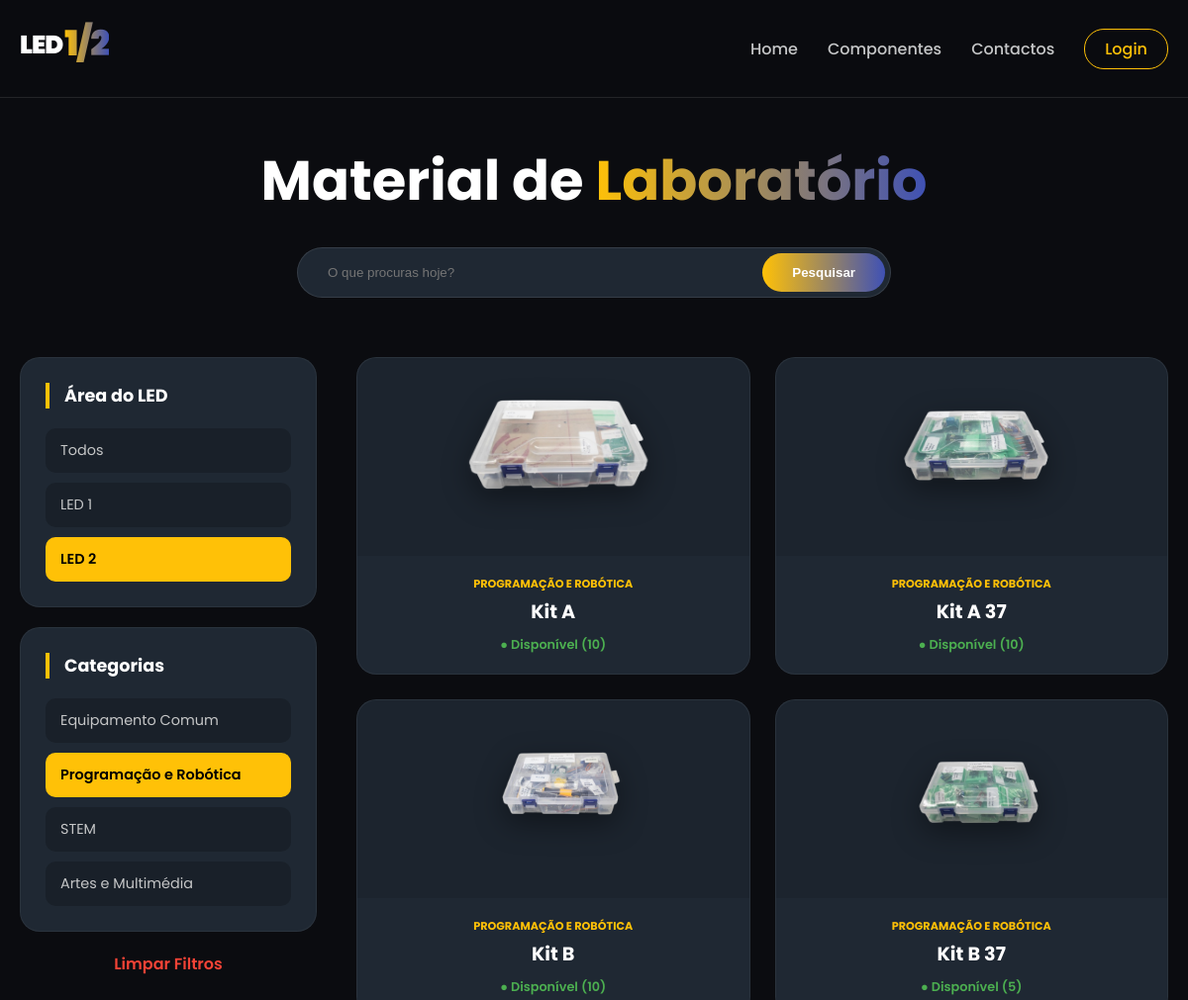
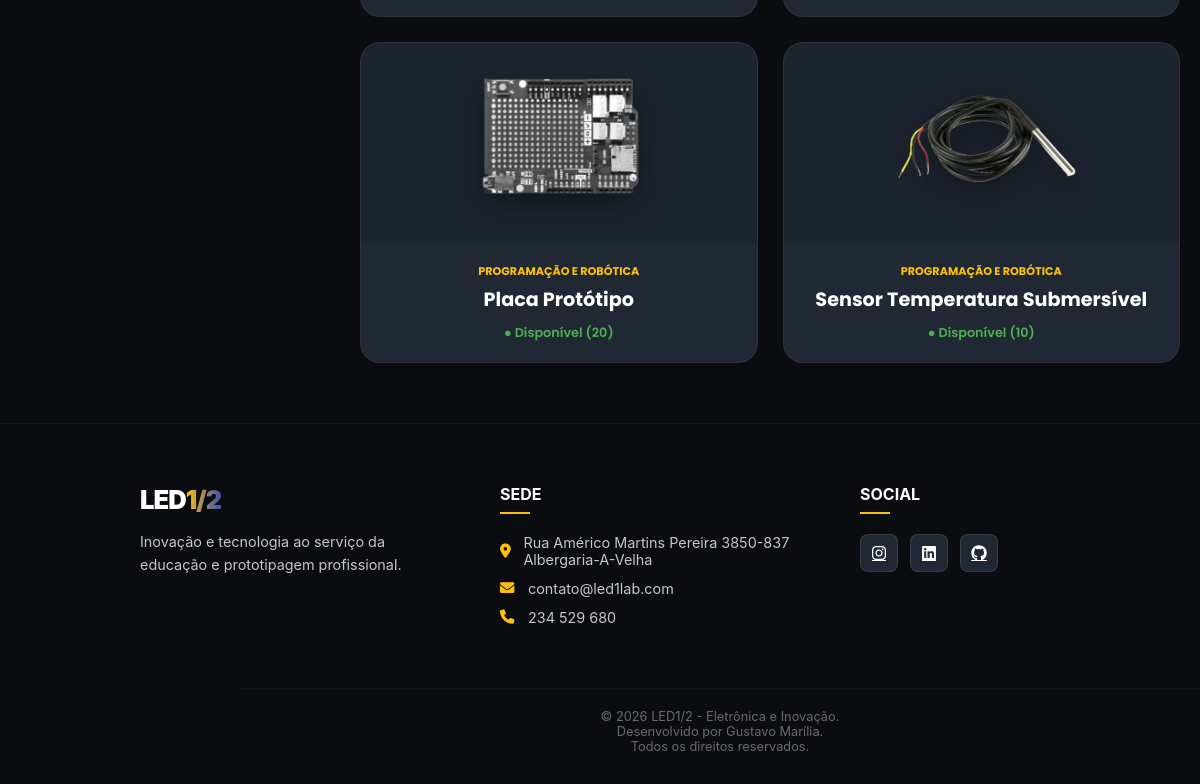
The app's page /pages/lab.php?cat=Programação e Robótica&led=LED 2 with its own data (2 pictures, top to bottom).
### tables this page shows
CREATE TABLE `menu` (
  `ID_menu` int(11) NOT NULL,
  `nome_menu` varchar(50) NOT NULL,
  `tipo_menu` varchar(50) NOT NULL,
  `ordem_menu` int(11) NOT NULL,
  `link_menu` text NOT NULL
);

CREATE TABLE `produtos` (
  `ID_produto` int(11) NOT NULL,
  `nome_produto` varchar(50) NOT NULL,
  `descricao_produto` text DEFAULT NULL,
  `imagem_produto` text NOT NULL,
  `quantidade` int(11) DEFAULT 0,
  `tipo_led` varchar(20) DEFAULT NULL,
  `categoria` varchar(50) DEFAULT NULL
);

CREATE TABLE `footer` (
  `id` int(11) NOT NULL,
  `texto_copyright` varchar(255) NOT NULL,
  `email` varchar(150) DEFAULT NULL,
  `telefone` varchar(50) DEFAULT NULL,
  `morada` varchar(255) DEFAULT NULL,
  `instagram` varchar(255) DEFAULT NULL,
  `linkedin` varchar(255) DEFAULT NULL,
  `github` varchar(255) DEFAULT NULL
);

### pages/lab.php (the view, shortened to what this page needs)
<?php
require_once __DIR__ . '/../backend/config/db.php';
$pesquisa = isset($_GET['search']) ? $conn->real_escape_string($_GET['search']) : '';
$filtro_led = isset($_GET['led']) ? $conn->real_escape_string($_GET['led']) : '';
$filtro_cat = isset($_GET['cat']) ? $conn->real_escape_string($_GET['cat']) : '';
$sql = "SELECT * FROM produtos WHERE 1=1";
if ($filtro_led != '') {
    $sql .= " AND (tipo_led = '$filtro_led' OR tipo_led = 'AMBOS')";
}
if ($filtro_cat != '') {
    $sql .= " AND categoria = '$filtro_cat'";
}
$result = $conn->query($sql);
?>
<!DOCTYPE html>
<html lang="pt-br">
<head>
    <link rel="stylesheet" href="css/lab.css">
</head>
<body>
<?php include '../includes/menu.php'; ?>
<section class="lab-hero container">
    <h1>Material de <span class="gradient-text">Laboratório</span></h1>
    <div class="search-container">
        <form action="lab.php" method="GET" class="search-box">
            <div style="position: relative; flex: 1; display: flex; align-items: center;">
                <input type="text" name="search" placeholder="O que procuras hoje?"
                       value="<?php echo htmlspecialchars($pesquisa); ?>">
            </div>
            <button type="submit">Pesquisar</button>
        </form>
    </div>
</section>
<div class="container lab-layout">
    <aside class="sidebar-filters">
        <div class="filter-card">
            <h3>Área do LED</h3>
            <div class="filter-options">
                <a href="lab.php" class="opt <?php echo $filtro_led == '' ? 'active' : ''; ?>">Todos</a>
                <a href="?led=LED 1<?php echo $pesquisa ? "&search=$pesquisa" : ""; ?>" class="opt <?php echo $filtro_led == 'LED 1' ? 'active' : ''; ?>">LED 1</a>
                <a href="?led=LED 2<?php echo $pesquisa ? "&search=$pesquisa" : ""; ?>" class="opt <?php echo $filtro_led == 'LED 2' ? 'active' : ''; ?>">LED 2</a>
            </div>
        </div>
        <div class="filter-card">
            <h3>Categorias</h3>
            <div class="filter-options">
                <a href="?cat=Equipamento Comum&led=<?php echo $filtro_led; ?>" class="opt <?php echo $filtro_cat == 'Equipamento Comum' ? 'active' : ''; ?>">Equipamento Comum</a>
                <a href="?cat=Programação e Robótica&led=<?php echo $filtro_led; ?>" class="opt <?php echo $filtro_cat == 'Programação e Robótica' ? 'active' : ''; ?>">Programação e Robótica</a>
                <a href="?cat=STEM&led=<?php echo $filtro_led; ?>" class="opt <?php echo $filtro_cat == 'STEM' ? 'active' : ''; ?>">STEM</a>
                <?php if ($filtro_led == 'LED 2' || $filtro_led == ''): ?>
                    <a href="?cat=Artes e Multimédia&led=<?php echo $filtro_led; ?>" class="opt <?php echo $filtro_cat == 'Artes e Multimédia' ? 'active' : ''; ?>">Artes e Multimédia</a>
                <?php endif; ?>
            </div>
        </div>
        <a href="lab.php" class="btn-reset">Limpar Filtros</a>
    </aside>
    <main class="products-content">
        <div class="components-grid">
            <?php
            if ($result && $result->num_rows > 0) {
                while($row = $result->fetch_assoc()) {
                    $stock = $row['quantidade'];
                    $img_path = "img/" . basename($row['imagem_produto']);
            ?>
                <a href="detalhes.php?id=<?php echo $row['ID_produto']; ?>" class="card-link">
                    <div class="component-card">
                        <div class="card-img-container">
                            <img src="<?php echo $img_path; ?>" alt="<?php echo htmlspecialchars($row['nome_produto']); ?>"
                                 onerror="this.src='../img/default.png';">
                        </div>
                        <div class="card-body">
                            <span class="category-tag"><?php echo htmlspecialchars($row['categoria']); ?></span>
                            <h3><?php echo htmlspecialchars($row['nome_produto']); ?></h3>
                            <div class="stock-status <?php echo $stock > 0 ? 'in' : 'out'; ?>">
                                ● <?php echo $stock > 0 ? "Disponível ($stock)" : "Indisponível"; ?>
                            </div>
                        </div>
                    </div>
                </a>
            <?php
                }
            } else {
                echo "<div class='no-results'><p style='color: white;'>Nenhum componente encontrado para esta busca.</p></div>";
            }
            ?>
        </div>
    </main>
</div>
<?php include '../includes/footer.php'; ?>
</body>
</html>

### includes/menu.php (shortened to what this page needs)
<?php
require_once __DIR__ . '/../backend/config/db.php';
try {
    $pdo = new PDO("mysql:host=$host;dbname=$dbname;charset=utf8", $user, $pass);
    $pdo->setAttribute(PDO::ATTR_ERRMODE, PDO::ERRMODE_EXCEPTION);
} catch (PDOException $e) {
    die("Erro na ligação: " . $e->getMessage());
}
$stmt = $pdo->prepare("SELECT nome_menu, link_menu FROM menu ORDER BY ordem_menu ASC");
$stmt->execute();
$menuItens = $stmt->fetchAll(PDO::FETCH_ASSOC);
?>
<header id="navbar">
    <div class="container nav-flex">
        <div class="logo">
            <a href="index.php" style="text-decoration: none; display: flex; align-items: center; gap: 10px;">
                <strong class="footer-logo">LED<span class="gradient-num">1/2</span></strong>
            </a>
        </div>
       <nav class="nav-container">
    <ul class="nav-links">
        <?php foreach ($menuItens as $item): ?>
            <li>
                <a href="<?= htmlspecialchars($item['link_menu']) ?>"
                   class="<?= (trim($item['nome_menu']) == 'Requisição') ? 'btn-nav' : '' ?>">
                    <?= htmlspecialchars($item['nome_menu']) ?>
                </a>
            </li>
        <?php endforeach; ?>
        <?php if (isset($_SESSION['ID_admin'])): ?>
            <li>
                <?php if (strtolower($_SESSION['tipo']) === 'admin'): ?>
                    <a href="../admin/dashboard.php" style="color: #FFC107;">
                        <i class="fas fa-user-shield"></i> Painel Admin
                    </a>
                <?php else: ?>
                    <a href="../pages/perfil.php" style="color: #FFC107;">
                        <i class="fas fa-user"></i> Meus Pedidos
                    </a>
                <?php endif; ?>
            </li>
            <li>
                <a href="../pages/logout.php" class="btn-nav" style="border-color: #ff4444; color: #ff4444 !important;">
                    Logout
                </a>
            </li>
        <?php else: ?>
            <li>
                <a href="../pages/login.php" class="btn-nav">
                    Login
                </a>
            </li>
        <?php endif; ?>
    </ul>
</nav>
    </div>
</header>

### includes/footer.php (shortened to what this page needs)
<?php
require_once __DIR__ . '/../backend/config/db.php';
$stmt = $pdo->query("SELECT * FROM footer LIMIT 1");
$footer = $stmt->fetch(PDO::FETCH_ASSOC);
?>
<link rel="stylesheet" href="https://cdnjs.cloudflare.com/ajax/libs/font-awesome/6.0.0/css/all.min.css">
<footer class="main-footer">
    <div class="footer-container">
        <div class="footer-column">
            <strong class="footer-logo">LED<span>1/2</span></strong>
            <p class="footer-text">Inovação e tecnologia ao serviço da educação e prototipagem profissional.</p>
        </div>
        <div class="footer-column">
            <h4>Sede</h4>
            <ul class="footer-list">
                <li><i class="fas fa-map-marker-alt"></i> <?= htmlspecialchars($footer['morada']) ?></li>
                <li><i class="fas fa-envelope"></i> <a href="mailto:<?= htmlspecialchars($footer['email']) ?>"><?= htmlspecialchars($footer['email']) ?></a></li>
                <li><i class="fas fa-phone"></i> <?= htmlspecialchars($footer['telefone']) ?></li>
            </ul>
        </div>
        <div class="footer-column">
            <h4>Social</h4>
            <div class="footer-socials">
                <a href="<?= $footer['instagram'] ?>" target="_blank"><i class="fab fa-instagram"></i></a>
                <a href="<?= $footer['linkedin'] ?>" target="_blank"><i class="fab fa-linkedin"></i></a>
                <a href="<?= $footer['github'] ?>" target="_blank"><i class="fab fa-github"></i></a>
            </div>
        </div>
    </div>
    <div class="footer-bottom">
      &copy; <?= date('Y') ?> LED1/2 - Eletrônica e Inovação. <br> Desenvolvido por Gustavo Marília.
        <br>Todos os direitos reservados.
    </div>
</footer>

### pages/css/lab.css (style rules this page uses)
:root { --bg-dark: #0b0c10; --bg-card: #1f2833; --text-main: #c5c6c7; --text-white: #ffffff; --primary-gold: #FFC107; --primary-blue: #3F51B5; --gradient-logo: linear-gradient(180deg, #FFC107 0%, #3F51B5 100%); --gradient-btn: linear-gradient(90deg, #FFC107, #3F51B5); --shadow-dark: 0 10px 30px rgba(0, 0, 0, 0.5); }
* { margin: 0; padding: 0; box-sizing: border-box; }
html { height: 100%; }
body { display: flex; flex-direction: column; min-height: 100vh; background-image: linear-gradient(rgba(11, 12, 16, 0.8), rgba(11, 12, 16, 0.8)), url('../img/banner.png'); background-size: cover; background-position: center; background-attachment: fixed; background-color: var(--bg-dark); color: var(--text-main); font-family: 'Poppins', sans-serif; overflow-x: hidden; padding-top: 100px; }
.container { width: 100%; max-width: 1250px; margin: 0 auto; padding: 0 20px; flex: 1; }
header { background: rgba(11, 12, 16, 0.95); padding: 15px 0; position: fixed; width: 100%; top: 0; left: 0; z-index: 2000; border-bottom: 1px solid rgba(255, 255, 255, 0.1); backdrop-filter: blur(10px); }
.nav-flex { display: flex; justify-content: space-between; align-items: center; }
.logo { font-size: 1.8rem; font-weight: 900; color: var(--text-white); text-decoration: none; display: flex; align-items: center; }
.gradient-num { background: var(--gradient-logo); -webkit-background-clip: text; -webkit-text-fill-color: transparent; font-size: 2.2rem; margin: 0 2px; }
.nav-links { list-style: none; display: flex; gap: 30px; align-items: center; }
.nav-links li a { color: var(--text-main); text-decoration: none; transition: 0.3s; }
.lab-hero { text-align: center; padding: 40px 0 40px; }
.lab-hero h1 { font-size: 3.5rem; color: #fff; margin-bottom: 25px; }
.gradient-text { background: var(--gradient-btn); -webkit-background-clip: text; -webkit-text-fill-color: transparent; }
.search-container { max-width: 600px; margin: 0 auto; }
.search-box { display: flex; align-items: center; background: var(--bg-card); padding: 5px; border-radius: 50px; border: 1px solid rgba(255, 255, 255, 0.1); }
.search-box input { width: 100%; background: transparent !important; border: none; padding: 12px 25px; color: #fff !important; outline: none; }
.search-box button { background: var(--gradient-btn); border: none; color: #fff; padding: 12px 30px; border-radius: 50px; cursor: pointer; font-weight: 600; transition: 0.3s; }
.lab-layout { display: flex; gap: 40px; margin-top: 20px; margin-bottom: 60px; }
.sidebar-filters { width: 300px; position: sticky; top: 100px; height: fit-content; }
.filter-card { background: var(--bg-card); border-radius: 20px; padding: 25px; margin-bottom: 20px; border: 1px solid rgba(255, 255, 255, 0.05); }
.filter-card h3 { color: #fff; font-size: 1.1rem; margin-bottom: 20px; border-left: 4px solid var(--primary-gold); padding-left: 15px; }
.filter-options { display: flex; flex-direction: column; gap: 10px; }
.opt { text-decoration: none; color: var(--text-main); padding: 12px 15px; background: rgba(0, 0, 0, 0.2); border-radius: 10px; transition: 0.3s; font-size: 0.9rem; }
.opt:hover, .opt.active { background: var(--primary-gold); color: #000; font-weight: 600; }
.btn-reset { display: block; text-align: center; color: #f44336; text-decoration: none; font-weight: 600; margin-top: 10px; }
.products-content { flex: 1; }
.components-grid { display: grid; grid-template-columns: repeat(auto-fill, minmax(280px, 1fr)); gap: 25px; }
.card-link { text-decoration: none; color: inherit; display: block; }
.component-card { background: var(--bg-card); border-radius: 20px; overflow: hidden; transition: 0.4s; border: 1px solid rgba(255, 255, 255, 0.05); height: 100%; display: flex; flex-direction: column; }
.card-img-container { height: 200px; padding: 20px; display: flex; align-items: center; justify-content: center; background: rgba(0,0,0,0.1); }
.card-img-container img { max-width: 90%; max-height: 90%; object-fit: contain; filter: drop-shadow(0 10px 15px rgba(0, 0, 0, 0.4)); }
.card-body { padding: 20px; text-align: center; flex: 1; display: flex; flex-direction: column; justify-content: space-between; }
.category-tag { color: var(--primary-gold); font-size: 0.7rem; font-weight: 700; text-transform: uppercase; }
.card-body h3 { color: #fff; margin: 5px 0 10px; font-size: 1.2rem; }
.stock-status { font-size: 0.8rem; font-weight: 600; }
.stock-status.in { color: #4CAF50; }
.main-footer { margin-top: auto !important; flex-shrink: 0; }

### records on screen
menu: nome_menu "Home"
menu: nome_menu "Componentes"
menu: nome_menu "Contactos"
produtos: imagem_produto (picture), categoria "PROGRAMAÇÃO E ROBÓTICA", nome_produto "Kit A", quantidade "10"
produtos: imagem_produto (picture), categoria "PROGRAMAÇÃO E ROBÓTICA", nome_produto "Kit A 37", quantidade "10"
produtos: imagem_produto (picture), categoria "PROGRAMAÇÃO E ROBÓTICA", nome_produto "Kit B", quantidade "10"
produtos: imagem_produto (picture), categoria "PROGRAMAÇÃO E ROBÓTICA", nome_produto "Kit B 37", quantidade "5"
produtos: imagem_produto (picture), categoria "PROGRAMAÇÃO E ROBÓTICA", nome_produto "Placa Protótipo", quantidade "20"
produtos: imagem_produto (picture), categoria "PROGRAMAÇÃO E ROBÓTICA", nome_produto "Sensor Temperatura Submersível", quantidade "10"
footer: morada "Rua Américo Martins Pereira 3850-837 Albergaria-A-Velha", email "contato@led1lab.com", telefone "234 529 680"
